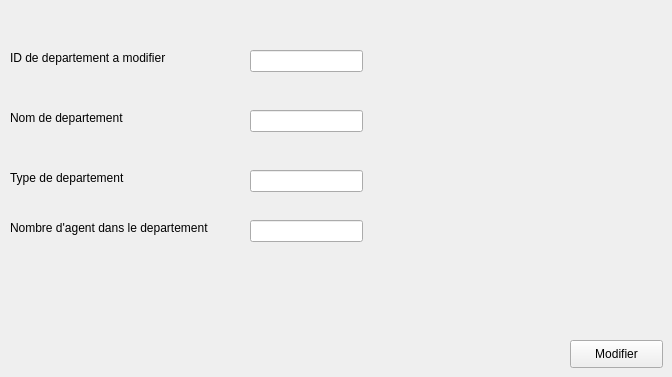
      <widget class="QWidget" name="tab_6">
       <attribute name="title">
        <string>Modifier</string>
       </attribute>
       <widget class="QLabel" name="label_19">
        <property name="geometry">
         <rect>
          <x>10</x>
          <y>50</y>
          <width>171</width>
          <height>16</height>
         </rect>
        </property>
        <property name="text">
         <string>ID de departement a modifier</string>
        </property>
       </widget>
       <widget class="QLineEdit" name="id3">
        <property name="geometry">
         <rect>
          <x>250</x>
          <y>50</y>
          <width>113</width>
          <height>22</height>
         </rect>
        </property>
       </widget>
       <widget class="QLabel" name="label_20">
        <property name="geometry">
         <rect>
          <x>10</x>
          <y>110</y>
          <width>131</width>
          <height>16</height>
         </rect>
        </property>
        <property name="text">
         <string>Nom de departement</string>
        </property>
       </widget>
       <widget class="QLineEdit" name="nom3">
        <property name="geometry">
         <rect>
          <x>250</x>
          <y>110</y>
          <width>113</width>
          <height>22</height>
         </rect>
        </property>
       </widget>
       <widget class="QLabel" name="label_21">
        <property name="geometry">
         <rect>
          <x>10</x>
          <y>170</y>
          <width>131</width>
          <height>16</height>
         </rect>
        </property>
        <property name="text">
         <string>Type de departement</string>
        </property>
       </widget>
       <widget class="QLineEdit" name="type3">
        <property name="geometry">
         <rect>
          <x>250</x>
          <y>170</y>
          <width>113</width>
          <height>22</height>
         </rect>
        </property>
       </widget>
       <widget class="QLabel" name="label_22">
        <property name="geometry">
         <rect>
          <x>10</x>
          <y>220</y>
          <width>221</width>
          <height>16</height>
         </rect>
        </property>
        <property name="text">
         <string>Nombre d'agent dans le departement</string>
        </property>
       </widget>
       <widget class="QLineEdit" name="nb3">
        <property name="geometry">
         <rect>
          <x>250</x>
          <y>220</y>
          <width>113</width>
          <height>22</height>
         </rect>
        </property>
       </widget>
       <widget class="QPushButton" name="Modifier2">
        <property name="geometry">
         <rect>
          <x>570</x>
          <y>340</y>
          <width>93</width>
          <height>28</height>
         </rect>
        </property>
        <property name="text">
         <string>Modifier</string>
        </property>
       </widget>
      </widget>
